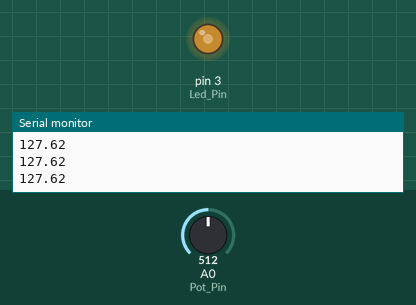
The sketch below on a simulated Arduino Uno, built with avr-gcc and run on an emulated ATmega328P. Shown: output pins drawn as LEDs (lit = HIGH), the last lines printed to the serial monitor. Inputs (shaded band) come from the test bench; at power-on: A0 (Pot_Pin) = 512.

Above: at 1.3 s.
1.4 s: A0 (Pot_Pin) set to 716
At 2.0 s:
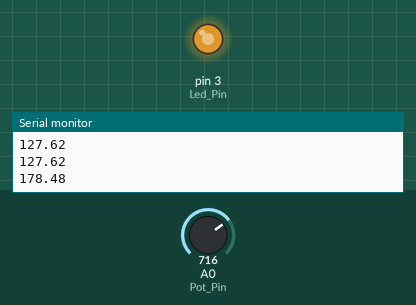
3.0 s: A0 (Pot_Pin) set to 900
At 4.2 s:
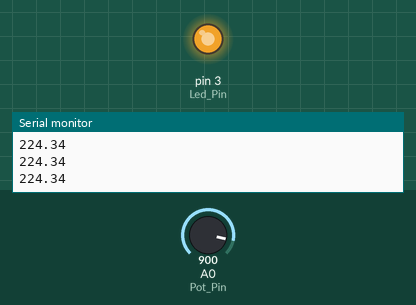
4.5 s: A0 (Pot_Pin) set to 122
At 5.7 s:
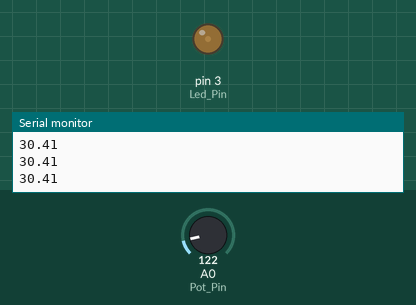
6.0 s: A0 (Pot_Pin) set to 0
At 6.8 s:
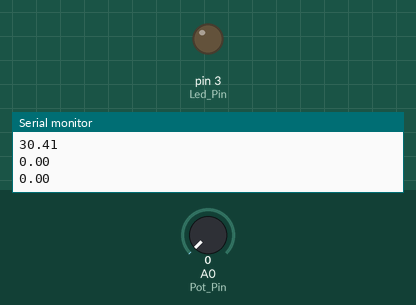
7.5 s: A0 (Pot_Pin) set to 511
At 8.1 s:
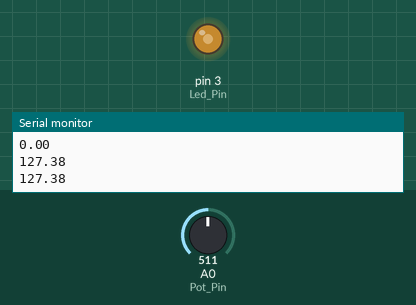
Timing chart, 0 to 10.0 s (numbered marks = the images above; inputs shaded):
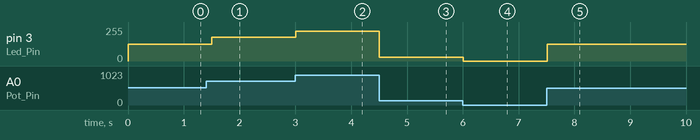

Measured:
- after the input at 1.4 s, pin 3 (Led_Pin): 127/255 → 178/255 after 0.10 s
- after the input at 3.0 s, pin 3 (Led_Pin): 178/255 → 224/255 at once
- after the input at 4.5 s, pin 3 (Led_Pin): 224/255 → 30/255 at once
- after the input at 6.0 s, pin 3 (Led_Pin): 30/255 → 0/255 at once
- after the input at 7.5 s, pin 3 (Led_Pin): 0/255 → 127/255 at once

The sketch:

InterfacingArduinoWithLedAndPotentiometer.ino
```cpp
int Pot_Pin = A0 ;
int Led_Pin = 3 ;
int read_value ;
float write_value ;


void setup() {
  Serial.begin(9600);
  pinMode(Pot_Pin,INPUT);
  pinMode(Led_Pin,OUTPUT);

}

void loop() {
  read_value = analogRead(Pot_Pin);
  write_value = (255/1023.0)*read_value;
  Serial.println(write_value);
  analogWrite(Led_Pin,write_value);
  delay(500);

}
```
